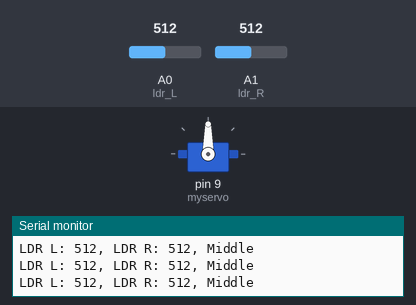
A sketch run on a simulated Arduino Uno, built with avr-gcc and run on an emulated ATmega328P. Parts: servo, the last lines printed to the serial monitor. Inputs (shaded band) come from the test bench; at power-on: A0 (ldr_L) = 512, A1 (ldr_R) = 512.

Above: at 1.2 s.
1.3 s: A0 (ldr_L) set to 594
2.8 s: A0 (ldr_L) set to 617
At 4.2 s:
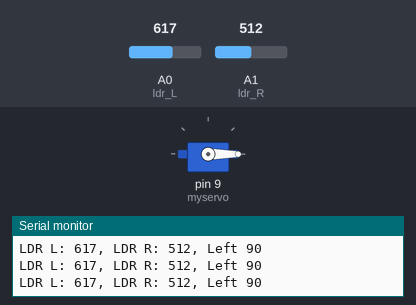
4.5 s: A1 (ldr_R) set to 716
At 5.6 s:
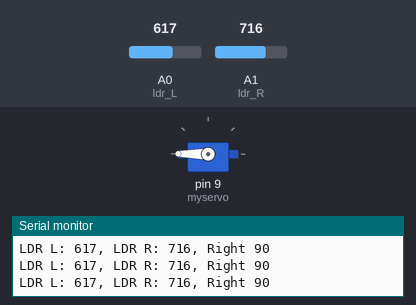
6.0 s: A1 (ldr_R) set to 511
At 6.9 s:
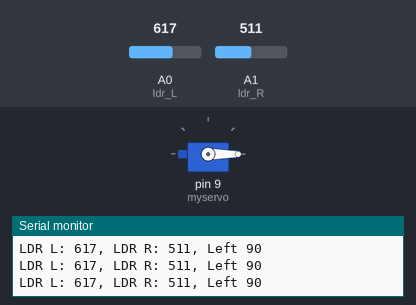
7.5 s: A1 (ldr_R) set to 900
At 8.2 s:
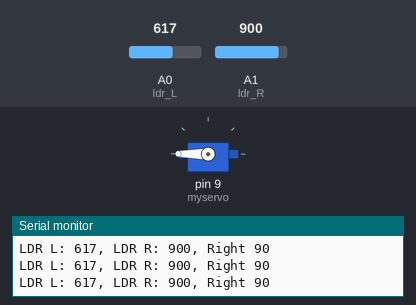
Timing chart, 0 to 10.0 s (numbered marks = the images above; inputs shaded):
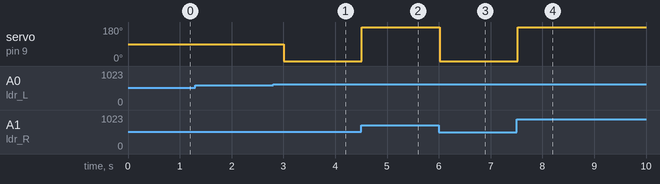

Measured:
- the behaviour switches between 600 and 601 on A0 (ldr_L) (found by bisection; images 0 and 1)
- after the input at 2.8 s, servo on pin 9 (myservo): 90° → 0° after 0.21 s
- after the input at 4.5 s, servo on pin 9 (myservo): 0° → 180° at once
- after the input at 6.0 s, servo on pin 9 (myservo): 180° → 0° at once
- after the input at 7.5 s, servo on pin 9 (myservo): 0° → 180° at once

The sketch:

Servo_LDR.ino
```cpp
#include <Servo.h>

Servo myservo;

const int ldr_L = A0;
const int ldr_R = A1;
constexpr int th_value = 600;

void setup() {
  myservo.attach(9);
  Serial.begin(9600);
  pinMode(ldr_L, INPUT);
  pinMode(ldr_R, INPUT);
  myservo.write(90);
}

void loop() {
  int val_ldr_L = analogRead(ldr_L);
  int val_ldr_R = analogRead(ldr_R);

  Serial.print("LDR L: ");
  Serial.print(val_ldr_L);
  Serial.print(", ");
  Serial.print("LDR R: ");
  Serial.print(val_ldr_R);
  Serial.print(", ");

  if ((val_ldr_L > th_value) && (val_ldr_R < val_ldr_L)) {
    myservo.write(0);
    Serial.println("Left 90");
  } else if ((val_ldr_R > th_value) && (val_ldr_L < val_ldr_R)) {
    myservo.write(180);
    Serial.println("Right 90");
  } else {
    myservo.write(90);
    Serial.println("Middle");
  }

  delay(300);
}
```
